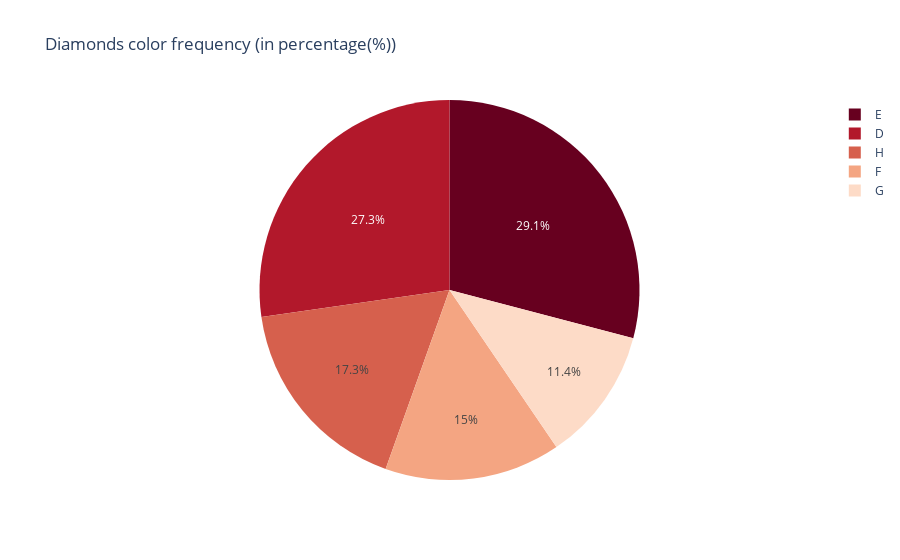

Notebook source saved alongside this figure:
### Markdown cell above
###### Most color type diamonds

### Code cell
# Create a pie chart
fig = px.pie(df1, 
             names="Color", 
             values="Frequency", 
             title="Diamonds color frequency (in percentage(%))", 
             color_discrete_sequence=px.colors.sequential.RdBu)

# Show the plot
fig.show()

### Figure 1 — Plotly figure (JSON) as saved in the notebook; plotly's stock layout.template omitted (floating-point values rounded to 4 significant figures)
{"data": [{"domain": {"x": [0, 1], "y": [0, 1]}, "hovertemplate": "Color=%{label}<br>Frequency=%{value}<extra></extra>", "labels": ["E", "D", "H", "F", "G"], "legendgroup": "", "name": "", "showlegend": true, "type": "pie", "values": [1879, 1761, 1116, 967, 736]}], "layout": {"autosize": true, "legend": {"tracegroupgap": 0}, "piecolorway": ["rgb(103,0,31)", "rgb(178,24,43)", "rgb(214,96,77)", "rgb(244,165,130)", "rgb(253,219,199)", "rgb(247,247,247)", "rgb(209,229,240)", "rgb(146,197,222)", "rgb(67,147,195)", "rgb(33,102,172)", "rgb(5,48,97)"], "title": {"text": "Diamonds color frequency (in percentage(%))"}}}
